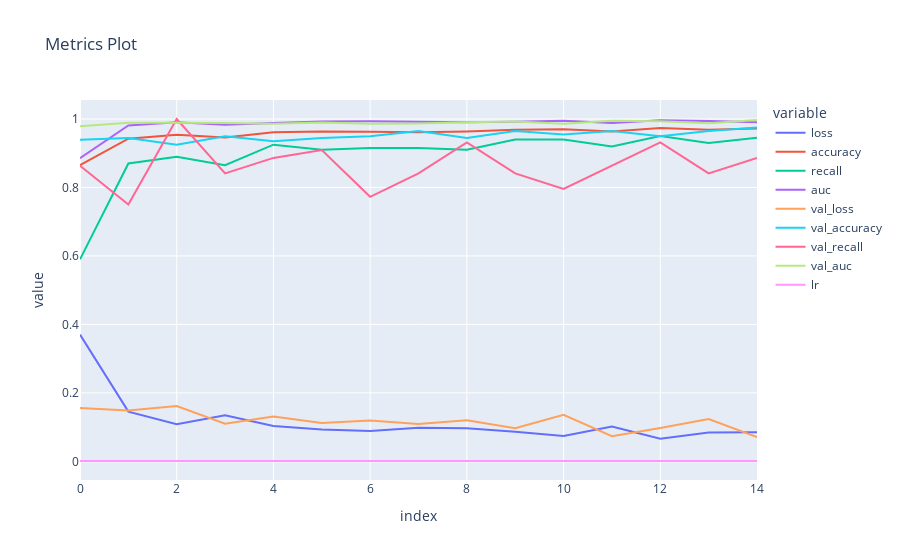

This figure's notebook cell:
### Code cell
history= model.history.history
px.line(history,title = "Metrics Plot")

### Figure 1 — Plotly figure (JSON) as saved in the notebook; plotly's stock layout.template omitted (floating-point values rounded to 4 significant figures)
{"data": [{"hovertemplate": "variable=loss<br>index=%{x}<br>value=%{y}<extra></extra>", "legendgroup": "loss", "line": {"color": "#636efa", "dash": "solid"}, "marker": {"symbol": "circle"}, "mode": "lines", "name": "loss", "orientation": "v", "showlegend": true, "type": "scatter", "x": [0, 1, 2, 3, 4, 5, 6, 7, 8, 9, 10, 11, 12, 13, 14], "xaxis": "x", "y": [0.3701, 0.1452, 0.1084, 0.1343, 0.1029, 0.09265, 0.08832, 0.0978, 0.09665, 0.08675, 0.07422, 0.1017, 0.06583, 0.08453, 0.08479], "yaxis": "y"}, {"hovertemplate": "variable=accuracy<br>index=%{x}<br>value=%{y}<extra></extra>", "legendgroup": "accuracy", "line": {"color": "#EF553B", "dash": "solid"}, "marker": {"symbol": "circle"}, "mode": "lines", "name": "accuracy", "orientation": "v", "showlegend": true, "type": "scatter", "x": [0, 1, 2, 3, 4, 5, 6, 7, 8, 9, 10, 11, 12, 13, 14], "xaxis": "x", "y": [0.865, 0.9425, 0.9538, 0.9463, 0.9613, 0.9638, 0.9625, 0.9613, 0.9638, 0.9688, 0.97, 0.9638, 0.9737, 0.9688, 0.9725], "yaxis": "y"}, {"hovertemplate": "variable=recall<br>index=%{x}<br>value=%{y}<extra></extra>", "legendgroup": "recall", "line": {"color": "#00cc96", "dash": "solid"}, "marker": {"symbol": "circle"}, "mode": "lines", "name": "recall", "orientation": "v", "showlegend": true, "type": "scatter", "x": [0, 1, 2, 3, 4, 5, 6, 7, 8, 9, 10, 11, 12, 13, 14], "xaxis": "x", "y": [0.59, 0.87, 0.89, 0.865, 0.925, 0.91, 0.915, 0.915, 0.91, 0.94, 0.94, 0.92, 0.95, 0.93, 0.945], "yaxis": "y"}, {"hovertemplate": "variable=auc<br>index=%{x}<br>value=%{y}<extra></extra>", "legendgroup": "auc", "line": {"color": "#ab63fa", "dash": "solid"}, "marker": {"symbol": "circle"}, "mode": "lines", "name": "auc", "orientation": "v", "showlegend": true, "type": "scatter", "x": [0, 1, 2, 3, 4, 5, 6, 7, 8, 9, 10, 11, 12, 13, 14], "xaxis": "x", "y": [0.8854, 0.9814, 0.9902, 0.9834, 0.9883, 0.993, 0.9934, 0.9911, 0.9904, 0.992, 0.9952, 0.9882, 0.996, 0.994, 0.9903], "yaxis": "y"}, {"hovertemplate": "variable=val_loss<br>index=%{x}<br>value=%{y}<extra></extra>", "legendgroup": "val_loss", "line": {"color": "#FFA15A", "dash": "solid"}, "marker": {"symbol": "circle"}, "mode": "lines", "name": "val_loss", "orientation": "v", "showlegend": true, "type": "scatter", "x": [0, 1, 2, 3, 4, 5, 6, 7, 8, 9, 10, 11, 12, 13, 14], "xaxis": "x", "y": [0.1555, 0.1483, 0.1618, 0.1101, 0.1311, 0.1123, 0.1196, 0.1091, 0.1197, 0.09701, 0.1357, 0.07332, 0.0977, 0.1236, 0.07077], "yaxis": "y"}, {"hovertemplate": "variable=val_accuracy<br>index=%{x}<br>value=%{y}<extra></extra>", "legendgroup": "val_accuracy", "line": {"color": "#19d3f3", "dash": "solid"}, "marker": {"symbol": "circle"}, "mode": "lines", "name": "val_accuracy", "orientation": "v", "showlegend": true, "type": "scatter", "x": [0, 1, 2, 3, 4, 5, 6, 7, 8, 9, 10, 11, 12, 13, 14], "xaxis": "x", "y": [0.9397, 0.9447, 0.9246, 0.9497, 0.9347, 0.9447, 0.9497, 0.9648, 0.9447, 0.9648, 0.9548, 0.9648, 0.9497, 0.9648, 0.9749], "yaxis": "y"}, {"hovertemplate": "variable=val_recall<br>index=%{x}<br>value=%{y}<extra></extra>", "legendgroup": "val_recall", "line": {"color": "#FF6692", "dash": "solid"}, "marker": {"symbol": "circle"}, "mode": "lines", "name": "val_recall", "orientation": "v", "showlegend": true, "type": "scatter", "x": [0, 1, 2, 3, 4, 5, 6, 7, 8, 9, 10, 11, 12, 13, 14], "xaxis": "x", "y": [0.8636, 0.75, 1, 0.8409, 0.8864, 0.9091, 0.7727, 0.8409, 0.9318, 0.8409, 0.7955, 0.8636, 0.9318, 0.8409, 0.8864], "yaxis": "y"}, {"hovertemplate": "variable=val_auc<br>index=%{x}<br>value=%{y}<extra></extra>", "legendgroup": "val_auc", "line": {"color": "#B6E880", "dash": "solid"}, "marker": {"symbol": "circle"}, "mode": "lines", "name": "val_auc", "orientation": "v", "showlegend": true, "type": "scatter", "x": [0, 1, 2, 3, 4, 5, 6, 7, 8, 9, 10, 11, 12, 13, 14], "xaxis": "x", "y": [0.979, 0.9891, 0.9887, 0.9886, 0.9858, 0.99, 0.9861, 0.987, 0.9904, 0.993, 0.9863, 0.995, 0.9936, 0.9872, 0.997], "yaxis": "y"}, {"hovertemplate": "variable=lr<br>index=%{x}<br>value=%{y}<extra></extra>", "legendgroup": "lr", "line": {"color": "#FF97FF", "dash": "solid"}, "marker": {"symbol": "circle"}, "mode": "lines", "name": "lr", "orientation": "v", "showlegend": true, "type": "scatter", "x": [0, 1, 2, 3, 4, 5, 6, 7, 8, 9, 10, 11, 12, 13, 14], "xaxis": "x", "y": [0.001, 0.001, 0.001, 0.001, 0.001, 0.001, 0.001, 0.001, 0.001, 0.001, 0.001, 0.001, 0.001, 0.001, 0.001], "yaxis": "y"}], "layout": {"legend": {"title": {"text": "variable"}, "tracegroupgap": 0}, "title": {"text": "Metrics Plot"}, "xaxis": {"anchor": "y", "domain": [0, 1], "title": {"text": "index"}}, "yaxis": {"anchor": "x", "domain": [0, 1], "title": {"text": "value"}}}}
